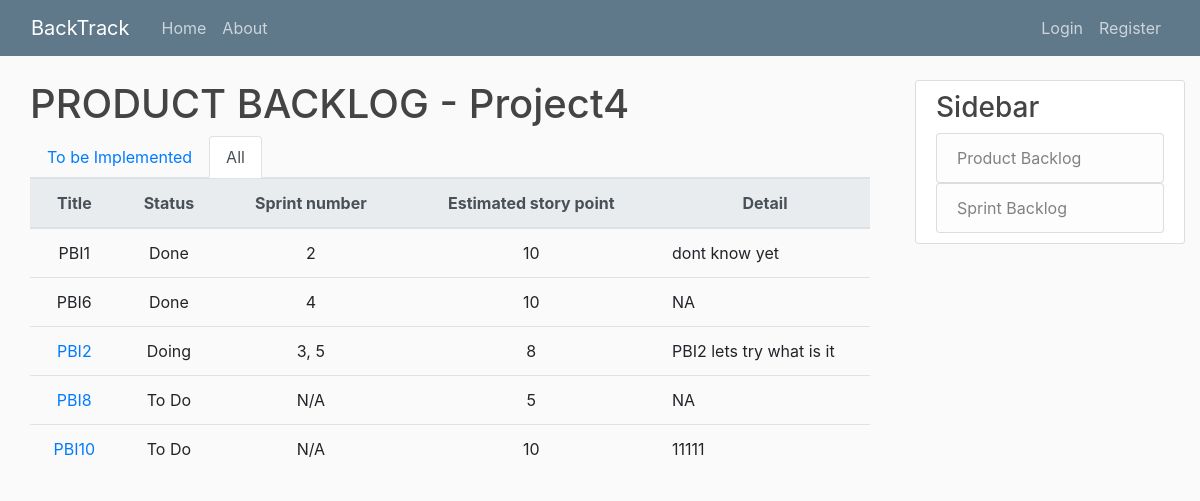
The page /project4/all/ on the database as committed earlier.
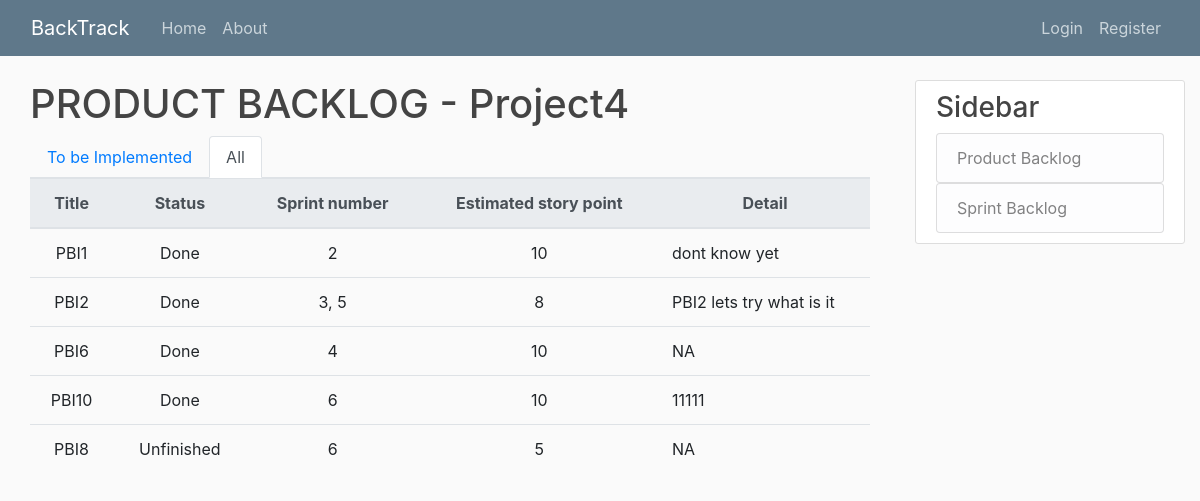
The same page on the database as committed later.
### project/models.py (models this page shows, shortened)
class Project(models.Model):
	title = models.CharField(max_length=20, unique=True)
	details = models.TextField()
	slug = models.SlugField(unique=True, default="")

### productBacklog/models.py (models this page shows, shortened)
class PBI(models.Model):
	priority = models.IntegerField()
	title = models.CharField(max_length=20)
	status_choice = [
		('To Do', 'To Do'),
		('Doing', 'Doing'),
		('Done', 'Done'),
		('Unfinished', 'Unfinished')
	]
	status = models.CharField(
		max_length = 20,
		choices = status_choice,
		default = 'To Do',
	)
	ESP = models.IntegerField("estimated story point")
	details = models.TextField()
	project = models.ForeignKey(Project, on_delete=models.CASCADE, blank=True, null=True, default=None)
	sprint = models.ManyToManyField(Sprint) # , blank=True, null=True, default=None)
	def save(self, *args, **kwargs):
		super().save(*args, **kwargs)

### productBacklog/views.py (the view)
# urls.py: path('all/', AllPBListView.as_view(), name='productBacklog-all'),
class AllPBListView(ListView):
	model = PBI
	template_name = 'productBacklog/home_2.html'
	def dispatch(self, request, *args, **kwargs):
		self.project = get_object_or_404(Project, slug=kwargs['project'])
		return super().dispatch(request, *args, **kwargs)
	def get_context_data(self, **kwargs):
		context = super().get_context_data(**kwargs)
		context['project'] = self.project
		PBIs = []
		done = PBI.objects.filter(Q(project=self.project), Q(status="Done"))
		queryset = PBI.objects.filter(Q(project=self.project), Q(status="Doing") | Q(status="To Do") | Q(status="Unfinished")).order_by('priority')
		for pbi in list(done) + list(queryset):
			n = ''
			for i in pbi.sprint.all():
				n += i.title[-1]
				n += ", "
			if n == "":
				n = "N/A.."
			tmp = {"pbi": pbi,
				   "sprint_number": n[:-2]
				   }
			PBIs.append(tmp)
		context['PBIs'] = PBIs
		return context
	def get_queryset(self):
		index = 1
		queryset = PBI.objects.filter(Q(project=self.project), Q(status="Doing") | Q(status="To Do") | Q(status="Unfinished")).order_by('priority')
		for obj in queryset:
			obj.priority = index
			index = index + 1
			obj.save()
		return queryset

### templates/productBacklog/home_2.html (shortened to what this page needs)
{% extends "base.html" %}
{% block content %}
	<div class="col">
	<h1>PRODUCT BACKLOG - {{ project.title }}</h1>
	<ul class="nav nav-tabs" align="right">
		<li class="nav-item">
				<a class="nav-link" href="{% url 'productBacklog-home' project.slug %}">To be Implemented</a>
		</li>
		<li class="nav-item">
			<a class="nav-link active" href="">All</a>
		</li>
	</ul>
	<table class="table table-hover" >
		<thead class="thead-light">
			<tr>
	    		<th>Title</th>
	    		<th>Status</th>
	    		<th>Sprint number</th>
	    		<th>Estimated story point</th>
	    		<th>Detail</th>
	    	</tr>
    	</thead>
    	<tbody>
			{% for i in PBIs %}
			<tr>
				{% if i.pbi.status == "To Do" or i.pbi.status == "Doing" %}
					<td><a class="pbi-title" data-toggle="tooltip" data-placement="top" title="edit/delete" href="{% url 'productBacklog-detail' project.slug i.pbi.pk%}">{{ i.pbi.title }}</a></td>
					<td>{{ i.pbi.status }}</td>
					<td>{{ i.sprint_number }}</td>
					<td>{{ i.pbi.ESP }}</td>
					<td width="25%"; style="text-align: justify;">{{ i.pbi.details }}
				{% else %}
					<td><a class="pbi-title" data-toggle="tooltip" data-placement="top">{{ i.pbi.title }}</a></td>
					<td>{{ i.pbi.status }}</td>
					<td>{{ i.sprint_number }}</td>
					<td>{{ i.pbi.ESP }}</td>
					<td width="25%"; style="text-align: justify;">{{ i.pbi.details }}</td>
				{% endif %}
			</tr>
			{% endfor %}
		</tbody>
	</table>
</div>
{% endblock content %}

### templates/base.html (shortened to what this page needs)
{% load static %}
<!DOCTYPE html>
<html>
<head>
	<link rel="stylesheet" href="https://stackpath.bootstrapcdn.com/bootstrap/4.3.1/css/bootstrap.min.css">
    <link rel="stylesheet" type="text/css" href="{% static 'PBI/main.css' %}">
</head>
<body>
	<header class="site-header">
	  <nav class="navbar navbar-expand-md navbar-dark bg-steel fixed-top">
	    <div class="container-fluid">
	      <a class="navbar-brand mr-4" href="{% url 'project-home'%}">BackTrack</a>
	      <div class="collapse navbar-collapse" id="navbarToggle">
	        <div class="navbar-nav mr-auto">
	          <a class="nav-item nav-link" href="{% url 'project-home'%}">Home</a>
	          <a class="nav-item nav-link" href="#">About</a>
	        </div>
	        <div class="navbar-nav">
	          {% if user.is_authenticated%}
	           		<a class="nav-item nav-link" href="{% url 'profile'%}">Profile</a>
	          		<a class="nav-item nav-link" href="{% url 'logout'%}">Logout</a>
	          {% else %}
	          		<a class="nav-item nav-link" href="{% url 'login'%}">Login</a>
	          		<a class="nav-item nav-link" href="{% url 'register'%}">Register</a>
	          {% endif %}
	        </div>
	      </div>
	    </div>
	  </nav>
	</header>
	<main role="main" class="container-fluid">
	  <div class="row">
	    <div class="col-md-9">
	      {% block content %}{% endblock %}
	    </div>
	    <div class="col-md-3">
	      <div class="content-section">
	        <h3>Sidebar</h3>
	          <ul class="list-group">
	            <a href="{% url 'productBacklog-home' project.slug %}">
	            	<li class="list-group-item list-group-item-light">Product Backlog</li>
	            </a>
	            <a href="{% url 'no-sprint' project.slug %}">
	            	<li class="list-group-item list-group-item-light">Sprint Backlog</li>
	            </a>
	          </ul>
	      </div>
	    </div>
	  </div>
	</main>
</body>
</html>

### productBacklog/static/PBI/main.css (style rules this page uses)
body { background: #fafafa; color: #333333; margin-top: 5rem; }
h1, h2, h3, h4, h5, h6 { color: #444444; }
ul { margin: 0; }
.bg-steel { background-color: #5f788a; }
.site-header .navbar-nav .nav-link { color: #cbd5db; }
.content-section { background: #ffffff; padding: 10px 20px; border: 1px solid #dddddd; border-radius: 3px; margin-bottom: 20px; }

### templates/productBacklog/home_2.html (style rules this page uses)
td, th { text-align: center; }

Rows that differ between the two databases and show on the page:
changed PBI "PBI2": status "Doing" → "Done" (drawn); pbi.status "Doing" → "Done"; moves up the list
changed PBI "PBI10": status "To Do" → "Done" (drawn); pbi.status "To Do" → "Done"; sprint_number "N/A" → "6"; moves up the list
changed PBI "PBI8": status "To Do" → "Unfinished" (drawn); pbi.status "To Do" → "Unfinished"; sprint_number "N/A" → "6"
